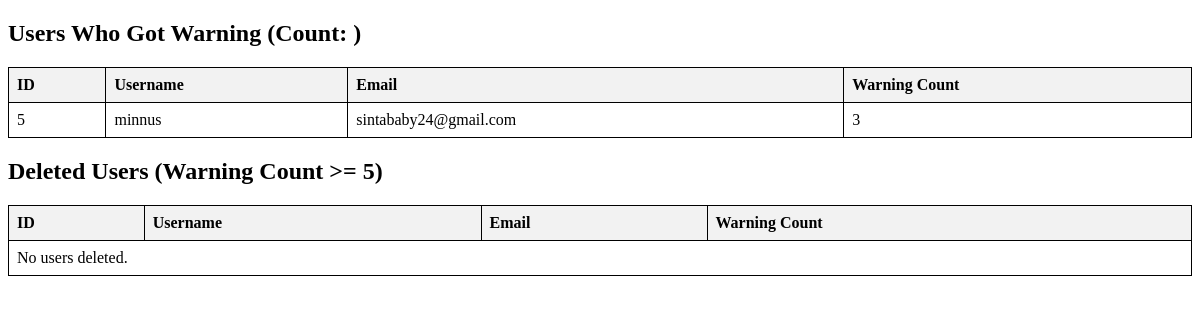
Screenshot of /Admin_Side/warned_users_page/3/ with the database file from the repository.
### Web_Side/models.py (models this page shows, shortened)
class RegisterDB(models.Model):
    username = models.CharField(max_length=150, unique=True,null=False,blank=False)
    email = models.EmailField(unique=True)
    password = models.CharField(max_length=255)  # Store hashed passwords using make_password
    full_name = models.CharField(max_length=255, blank=True, null=True)
    phone = models.CharField(max_length=15, blank=True, null=True)
    date_joined = models.DateTimeField(auto_now_add=True)
    is_active = models.BooleanField(default=True)
    profile_image = models.ImageField(upload_to='profile_images/', blank=True, null=True)  # Add this
    cover_photo = models.ImageField(upload_to='cover_photos/', blank=True, null=True)
    warning_count = models.IntegerField(default=0)# Add this

### Admin_Side/views.py (the view)
# urls.py: path('warned_users_page/', views.warned_users_page, {'count': 1}, name='warned_users_page'),
def warned_users_page(request, count):
    users_got_warning = RegisterDB.objects.filter(warning_count=count)
    warned_users = list(RegisterDB.objects.filter(warning_count__gte=5).values('id', 'username', 'email', 'warning_count'))
    RegisterDB.objects.filter(warning_count__gte=5).delete()
    if warned_users:
        return JsonResponse({'message': 'Users deleted due to repeated cyberbullying offenses', 'deleted_users': warned_users}, status=403)
    return render(request, "Warned_Users.html", {'warned_users': warned_users, 'users_got_warning': users_got_warning})

### Admin_Side/templates/Warned_Users.html (shortened to what this page needs)
<!DOCTYPE html>
<html lang="en">
<head>
</head>
<body>
    <h2>Users Who Got Warning (Count: {{ count }})</h2>
    <table>
        <tr>
            <th>ID</th>
            <th>Username</th>
            <th>Email</th>
            <th>Warning Count</th>
        </tr>
        {% for user in users_got_warning %}
        <tr>
            <td>{{ user.id }}</td>
            <td>{{ user.username }}</td>
            <td>{{ user.email }}</td>
            <td>{{ user.warning_count }}</td>
        </tr>
        {% empty %}
        <tr>
            <td colspan="4">No users with this warning count.</td>
        </tr>
        {% endfor %}
    </table>
    <h2>Deleted Users (Warning Count >= 5)</h2>
    <table>
        <tr>
            <th>ID</th>
            <th>Username</th>
            <th>Email</th>
            <th>Warning Count</th>
        </tr>
        {% for user in warned_users %}
        <tr>
            <td>{{ user.id }}</td>
            <td>{{ user.username }}</td>
            <td>{{ user.email }}</td>
            <td>{{ user.warning_count }}</td>
        </tr>
        {% empty %}
        <tr>
            <td colspan="4">No users deleted.</td>
        </tr>
        {% endfor %}
    </table>
</body>
</html>

### Admin_Side/templates/Warned_Users.html (style rules this page uses)
table { width: 100%; border-collapse: collapse; margin-top: 20px; }
th, td { border: 1px solid black; padding: 8px; text-align: left; }
th { background-color: #f2f2f2; }

### rows the page displays
RegisterDB: id "5", username "minnus", email "sintababy24@gmail.com", warning_count "3"
